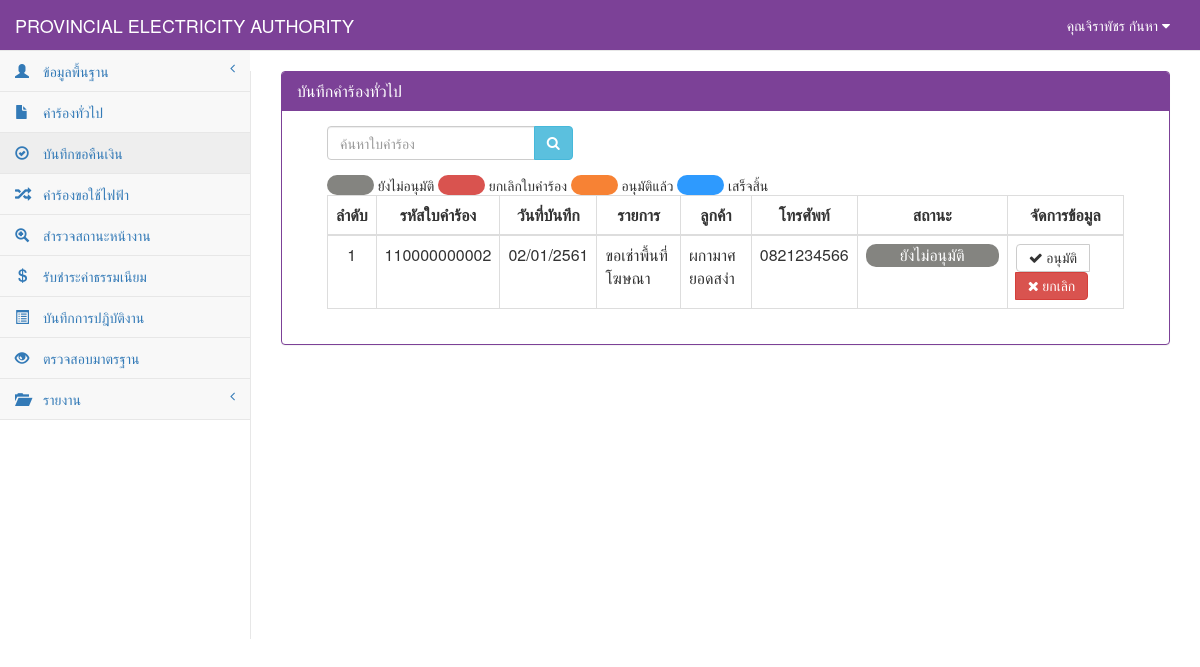
Page /StatusGeneral.php (signed in) on the earlier database version.
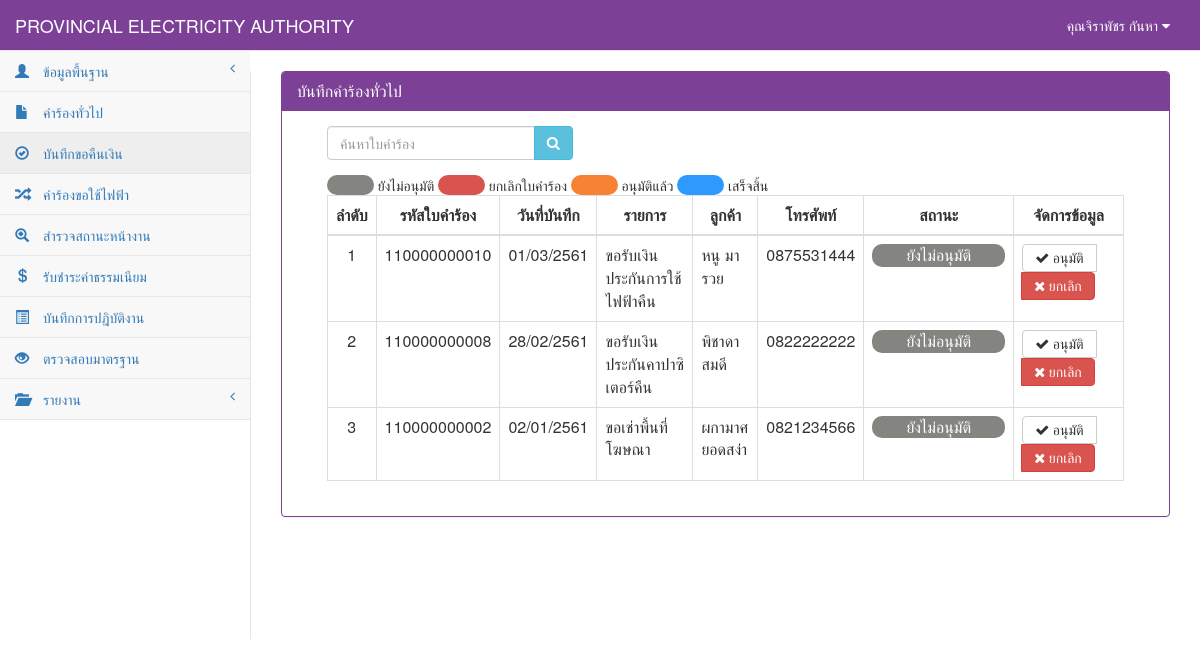
Same page on the later database version.
### tables this page shows
CREATE TABLE `tb_general` (
  `rg_id` char(12) NOT NULL,
  `rg_date` date NOT NULL,
  `rg_branch` varchar(50) NOT NULL,
  `user_id` char(13) NOT NULL,
  `cus_id` char(13) NOT NULL,
  `rg_place_type` int(1) NOT NULL,
  `rg_place_other` varchar(50) NOT NULL,
  `rg_place_name` varchar(50) NOT NULL,
  `rg_place_homeid` varchar(20) NOT NULL,
  `rg_place_number` varchar(20) NOT NULL,
  `rg_place_village` varchar(20) NOT NULL,
  `rg_place_room` varchar(10) NOT NULL,
  `rg_place_floor` varchar(5) NOT NULL,
  `rg_place_alley` varchar(50) NOT NULL,
  `rg_place_alleyway` varchar(50) NOT NULL,
  `rg_place_road` varchar(50) NOT NULL,
  `rg_place_villno` varchar(2) NOT NULL,
  `rg_place_district` varchar(30) NOT NULL,
  `rg_place_canton` varchar(30) NOT NULL,
  `rg_place_province` varchar(30) NOT NULL,
  `rg_place_post` varchar(10) NOT NULL,
  `rg_place_tel` char(10) NOT NULL,
  `rg_place_fax` char(10) NOT NULL,
  `rg_place_email` varchar(30) NOT NULL,
  `rg_place_service` varchar(10) NOT NULL,
  `rg_contact_place` varchar(100) NOT NULL,
  `rg_contact_homeid` varchar(20) NOT NULL,
  `rg_contact_number` varchar(20) NOT NULL,
  `rg_contact_village` varchar(20) NOT NULL,
  `rg_contact_room` varchar(10) NOT NULL,
  `rg_contact_floor` varchar(5) NOT NULL,
  `rg_contact_alley` varchar(50) NOT NULL,
  `rg_contact_alleyway` varchar(50) NOT NULL,
  `rg_contact_road` varchar(50) NOT NULL,
  `rg_contact_villno` varchar(2) NOT NULL,
  `rg_contact_district` varchar(30) NOT NULL,
  `rg_contact_canton` varchar(30) NOT NULL,
  `rg_contact_province` varchar(30) NOT NULL,
  `rg_contact_post` varchar(10) NOT NULL,
  `rg_contact_tel` char(10) NOT NULL,
  `rg_contact_fax` char(10) NOT NULL,
  `rg_contact_email` varchar(30) NOT NULL,
  `rg_want_type` int(2) NOT NULL,
  `rg_want_other` varchar(100) NOT NULL,
  `rg_detail` varchar(100) NOT NULL,
  `rg_money` int(5) NOT NULL,
  `rg_status` int(1) NOT NULL,
  `rg_date_back` date default NULL,
  PRIMARY KEY  (`rg_id`)
);

CREATE TABLE `tb_customer` (
  `cus_id` char(13) NOT NULL,
  `cus_first` int(2) NOT NULL,
  `cus_name` varchar(50) NOT NULL,
  `cus_type` varchar(30) NOT NULL,
  `cus_code` char(9) NOT NULL,
  `cus_tax` char(13) NOT NULL,
  `cus_homeid` varchar(20) NOT NULL,
  `cus_number` varchar(20) NOT NULL,
  `cus_village` varchar(20) NOT NULL,
  `cus_room` varchar(10) NOT NULL,
  `cus_floor` varchar(5) NOT NULL,
  `cus_alley` varchar(50) NOT NULL,
  `cus_alleyway` varchar(50) NOT NULL,
  `cus_road` varchar(50) NOT NULL,
  `cus_vilno` varchar(2) NOT NULL,
  `cus_district` varchar(30) NOT NULL,
  `cus_canton` varchar(30) NOT NULL,
  `cus_province` varchar(30) NOT NULL,
  `cus_post` varchar(10) NOT NULL,
  `cus_tel` char(10) NOT NULL,
  `cus_fax` char(10) NOT NULL,
  `cus_email` varchar(30) NOT NULL,
  PRIMARY KEY  (`cus_id`)
);

### connect_db.php (called while the page is built, shortened)
<?php
$dbname="pea";
?>

### StatusGeneral.php (the view, shortened to what the changed rows need)
<?php
include "connect_db.php";
function Dateim($mydate){
    $d=split("-",$mydate);
    $mydate=$d[2]."/".$d[1]."/".($d[0]+543);
    return "$mydate";
}
?>
<!DOCTYPE html>
<html>
<head>
    <link href="vendor/bootstrap/css/bootstrap.css" rel="stylesheet">
    <link href="vendor/metisMenu/metisMenu.css" rel="stylesheet">
    <link href="dist/css/sb-admin-2.css" rel="stylesheet">
    <link href="vendor/font-awesome/css/font-awesome.css" rel="stylesheet" type="text/css">
</head>
<body>
    <div id="page-wrapper">
        <div class="panel panel-primary">
                <div class="panel-heading">
                    <h2 class="panel-title">บันทึกคำร้องทั่วไป</h2>
                </div>
            <div class="panel-body">
                <div class="col-sm-12">
            <div class="col-sm-12">
                <div class="table-responsive">
                    <table width="100%" class="table table-bordered table-hover">
                        <thead>
                            <tr>
                                <th class=" text-center" >ลำดับ</th>
                                <th class=" text-center" >รหัสใบคำร้อง</th>
                                <th class=" text-center" >วันที่บันทึก</th>
                                <th class=" text-center" >รายการ</th>
                                <th class=" text-center" >ลูกค้า</th>
                                <th class=" text-center" >โทรศัพท์</th>
                                <th class=" text-center" style="min-width: 150"  >สถานะ</th>
                                <th class=" text-center ">จัดการข้อมูล</th>
                            </tr>
                        </thead>
                            <tbody>
                            <?php
                                $sql="select * from tb_general where rg_id like '%".$_POST[search]."%' and rg_status=0 order by rg_id desc";
                                $result=mysql_db_query($dbname,$sql);
                                    if(mysql_num_rows($result)>0){
                                        while($array=mysql_fetch_array($result)){
                                            $page++;
                                            $sqlcus="select * from tb_customer where cus_id='".$array[cus_id]."'";
                                            $resultcus=mysql_db_query($dbname,$sqlcus);
                                            $arraycus=mysql_fetch_array($resultcus);
                                            if($array[rg_want_type]==0){
                                                $want="ขอรับเงินประกันการใช้ไฟฟ้าคืน";
                                            }elseif($array[rg_want_type]==1){
                                                $want="ขอรับเงินประกันคาปาซิเตอร์คืน";
                                            }elseif($array[rg_want_type]==2){
                                                $want="ขอรับเงินประกันหม้อแปลงไฟฟ้าคืน";
                                            }elseif($array[rg_want_type]==3){
                                                $want="ขอรับค่าขยายเขตระบบจำหน่ายไฟฟ้าคืน";
                                            }elseif($array[rg_want_type]==4){
                                                $want="ขอใช้บริการพิมพ์โฆษณาหลังใบแจ้งหนี้";
                                            }elseif($array[rg_want_type]==5){
                                                $want="ขอชำระเงินค่าไฟฟ้าโดยหักจากบัญชีเงินฝากธนาคาร";
                                            }elseif($array[rg_want_type]==6){
                                                $want="ขอเช่าพื้นที่โฆษณา";
                                            }elseif($array[rg_want_type]==7){
                                                $want="ขอเช่าพาดสายโทรนาคม";
                                            }elseif($array[rg_want_type]==8){
                                                $want="ขอเช่าสาย fiber optic";
                                            }elseif($array[rg_want_type]==9){
                                                $want="ขอเช่าที่ดิน";
                                            }elseif($array[rg_want_type]==10){
                                                $want="ขอซื้อที่ดิน";
                                            }elseif($array[rg_want_type]==11){
                                                $want="ขอใช้ไฟฟ้าที่ กฟภ. สนับสนุน";
                                            }else{
                                               $want=$array[rg_want_other];
                                            }
                                            if($array[rg_status]==0){
                                                $status="#848480";
                                                $label="ยังไม่อนุมัติ";
                                            }elseif($array[rg_status]==1){
                                               $status="#F78234";
                                               $label="อนุมัติแล้ว";
                                            }elseif($array[rg_status]==2){
                                               $status="#d9534f";
                                              $label="ยกเลิกใบคำร้อง";
                                            }elseif($array[rg_status]==3){
                                              $status="#2E9AFE";
                                               $label="เสร็จสิ้น";
                                            }
                            ?>
                                    <tr>
                                        <td class="text-center"><?=$page?></td>
                                            <td class=" text-center"><?=$array[rg_id]?></td>
                                            <td class=" text-center"><?= Dateim($array[rg_date]);?></td>
                                            <td><?=$want?></td>
                                            <td><?=$arraycus[cus_name]?></td>
                                            <td class="text-center"><?=$arraycus[cus_tel]?></td>
                                            <td class="text-center"><div style="border-radius:10px; background-color: <?=$status?>; color: white;"><?=$label?></div></td>
                                            <?php
                                            if($array[rg_status]=='0'){
                                            ?>
                                            <td align="center">
                                                <div class="btn-group">
                                                    <a class="btn btn-default" href="StatusGeneral_detail.php?id=<?=$array[rg_id]?>" title="ดูรายละเอียด"><i class="fa fa-check"> อนุมัติ</i></a>
                                                    <a class="btn btn-danger" onclick="return confirm('คุณต้องการยกเลิกใบคำร้องนี่ ?')" href="StatusGeneral_save.php?id=<?=$array[rg_id]?>&mode=del" ><i class="fa fa-times"> ยกเลิก</i></a>
                                                </div>
                                            </td>
                                            <?php
                                            }
                                            ?>
                                    </tr>
                                    <?php
                                                    }
                                            }else{
                                    ?>
                                    <tr><td colspan="7" align="center">ไม่พบข้อมูล</td></tr>
                                    <?
                                            }
                                    ?>
                            </tbody>
                    </table>
                </div>
            </div>
        </div>
            </div>
        </div>
</div>
</body>
</html>

Differences in the rows shown:
added tb_general: rg_id "110000000010", rg_date "01/03/2561", rg_want_type "ขอรับเงินประกันการใช้ไฟฟ้าคืน", cus.cus_name "หนู มารวย", cus.cus_tel "0875531444", rg_status "ยังไม่อนุมัติ"
added tb_general: rg_id "110000000008", rg_date "28/02/2561", rg_want_type "ขอรับเงินประกันคาปาซิเตอร์คืน", cus.cus_name "พิชาดา สมดี", cus.cus_tel "0822222222", rg_status "ยังไม่อนุมัติ"
